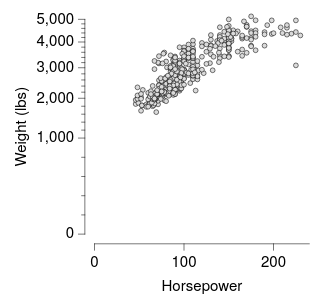

Vega-Lite specification for this chart:
### Vega-Lite specification from a JSON file in a GitHub repository (floating-point values rounded to 4 significant figures; data arrays with more than 128 entries replaced by an {"elided": "..."} marker saying what was removed)
{"background": null, "config": {"arc": {"fill": "#DBDBDB", "fillOpacity": 1.0, "innerRadius": 25.0, "padAngle": 0.03, "stroke": "black", "strokeOpacity": 1, "strokeWidth": 0.25}, "area": {"fill": "#DBDBDB", "fillOpacity": 1.0, "stroke": "black", "strokeOpacity": 1, "strokeWidth": 0.25}, "axis": {"domain": true, "domainCap": "round", "domainColor": "black", "domainWidth": 0.25, "grid": false, "gridCap": "round", "gridColor": "#F1F1F1", "gridDash": [0, 0], "gridOpacity": 1.0, "gridWidth": 0.25, "labelColor": "black", "labelFont": "HelveticaNeue", "labelFontSize": 7, "labelFontStyle": "normal", "labelFontWeight": 400, "offset": 4.5, "ticks": true, "tickCap": "round", "tickColor": "black", "tickRound": false, "tickSize": 3, "tickWidth": 0.25, "titleColor": "black", "titleFont": "HelveticaNeue", "titleFontSize": 7, "titleFontStyle": "normal", "titleFontWeight": 400}, "axisX": {"domain": true, "labelAlign": "center", "labelAngle": 0, "labels": true, "ticks": true, "translate": 0}, "axisY": {"domain": true, "labelAlign": "right", "labelAngle": 0, "labels": true, "ticks": true, "translate": 0}, "axisRight": {"domain": true, "labelAlign": "left", "labelAngle": 0, "labels": true, "ticks": true, "translate": 0}, "axisTop": {"domain": true, "labelAlign": "center", "labelAngle": 0, "labels": true, "ticks": true, "translate": 0}, "axisBand": {"tickOffset": 0}, "bar": {"fill": "#DBDBDB", "fillOpacity": 1.0, "stroke": "black", "strokeOpacity": 1, "strokeWidth": 0.25}, "boxplot": {"size": 9.0, "ticks": {"cornerRadius": 0.25, "fill": "black", "size": 4.5, "thickness": 0.25}, "box": {"fillOpacity": 1.0, "stroke": "black", "strokeOpacity": 1, "strokeWidth": 0.25}, "median": {"fill": "black", "fillOpacity": 1.0, "size": 9.0, "thickness": 0.25}, "rule": {"fill": "black", "fillOpacity": 1.0, "size": 10.0, "stroke": "black", "strokeDash": [0, 0], "strokeOpacity": 1, "strokeWidth": 0.25}, "outliers": {"color": "black", "fill": "black", "fillOpacity": 1.0, "size": 0, "stroke": "black", "strokeOpacity": 1, "strokeWidth": 0.25}}, "circle": {"fill": "black", "fillOpacity": 1.0, "size": 0.5, "stroke": null, "strokeOpacity": 1, "strokeWidth": 0.25}, "errorband": {"band": {"fillOpacity": 0.6, "stroke": null, "strokeWidth": 0.25, "strokeOpacity": 1}, "borders": {"opacity": 0, "strokeOpacity": 0.25, "strokeWidth": 1}}, "errorbar": {"opacity": 1, "rule": {"strokeDash": [0, 0], "strokeWidth": 0.5}, "ticks": {"color": "black", "cornerRadius": 0.25, "opacity": 1, "size": 6.0, "thickness": 0.5}, "thickness": 0.5}, "font": "HelveticaNeue", "geoshape": {"fill": "#DBDBDB", "fillOpacity": 1.0, "stroke": "black", "strokeOpacity": 1, "strokeWidth": 0.25}, "header": {"labelColor": "black", "labelFont": "HelveticaNeue", "labelFontSize": 7, "labelFontStyle": "normal", "labelFontWeight": 400, "titleColor": "black", "titleFont": "HelveticaNeue", "titleFontSize": 7, "titleFontStyle": "normal", "titleFontWeight": 400, "titlePadding": 0}, "legend": {"disable": false, "offset": 4.5, "gradientLength": 50.0, "gradientThickness": 5.0, "gradientOpacity": 1.0, "gradientStrokeColor": "black", "gradientStrokeWidth": 0.25, "labelColor": "black", "labelFont": "HelveticaNeue", "labelFontSize": 7, "labelFontStyle": "normal", "labelFontWeight": 400, "strokeColor": "black", "strokeWidth": 0, "symbolSize": 42, "symbolStrokeColor": "black", "symbolStrokeWidth": 0.25, "titleColor": "black", "titleFont": "HelveticaNeue", "titleFontSize": 7, "titleFontStyle": "normal", "titleFontWeight": 400}, "line": {"color": "black", "stroke": "black", "strokeCap": "round", "strokeDash": [0, 0], "strokeOpacity": 1, "strokeWidth": 0.375}, "point": {"filled": true, "fill": "#DBDBDB", "fillOpacity": 1.0, "size": 5.0, "stroke": "black", "strokeOpacity": 1, "strokeWidth": 0.25}, "range": {"category": ["#C6D9F1", "#F1C9CB", "#FEF0B9", "#CEE37A", "#7AA8E0", "#E589A3", "#FDDD5D", "#68B961", "#4177B1", "#C35082", "#E5C227", "#438156"], "diverging": {"scheme": ["#C35082", "#CE6D94", "#D989A7", "#E2A4BA", "#EABFCE", "#F1DBE2", "#F6F6F6", "#D7E0EB", "#B9CBE0", "#9BB6D5", "#7DA1C9", "#5F8CBD", "#4177B1"]}, "heatmap": {"scheme": ["#DFE9F7", "#C6D9F1", "#ADC8EC", "#94B8E6", "#7AA8E0", "#6097DA", "#4D87CA", "#4177B1", "#386898", "#2F597F", "#264A69", "#1D3A58"]}, "ordinal": {"scheme": ["#F1F1F1", "#DBDBDB", "#C6C6C6", "#B2B2B2", "#9D9D9D", "#898989", "#767676", "#636363", "#515151", "#404040", "#2F2F2F", "#1F1F1F"]}, "ramp": {"scheme": ["#DFE9F7", "#C6D9F1", "#ADC8EC", "#94B8E6", "#7AA8E0", "#6097DA", "#4D87CA", "#4177B1", "#386898", "#2F597F", "#264A69", "#1D3A58"]}}, "rule": {"color": "black", "stroke": "black", "strokeCap": "round", "strokeDash": [2, 2], "strokeOpacity": 1, "strokeWidth": 0.25}, "scale": {"bandPaddingInner": 0.1, "bandPaddingOuter": 0.1, "round": false}, "rect": {"fill": "#DBDBDB", "fillOpacity": 1.0, "stroke": "black", "strokeOpacity": 1, "strokeWidth": 0.25}, "square": {"fill": "#DBDBDB", "fillOpacity": 1.0, "size": 10.0, "stroke": "black", "strokeOpacity": 1, "strokeWidth": 0.25}, "text": {"color": "black", "font": "HelveticaNeue", "fontSize": 7, "fontStyle": "normal", "fontWeight": 400}, "title": {"anchor": "middle", "frame": "group", "color": "black", "font": "HelveticaNeue", "fontSize": 7, "fontStyle": "normal", "fontWeight": 400, "subtitleColor": "black", "subtitleFont": "HelveticaNeue", "subtitleFontSize": "HelveticaNeue", "subtitleFontStyle": "normal", "subtitleFontWeight": 400}, "view": {"continuousWidth": 100, "continuousHeight": 100, "discreteWidth": 100, "discreteHeight": 100, "fill": null, "stroke": null, "strokeWidth": 0.25}}, "layer": [{"mark": {"type": "point"}, "encoding": {"x": {"field": "Horsepower", "title": "Horsepower", "type": "quantitative"}, "y": {"axis": {"values": [0, 1000, 2000, 3000, 4000, 5000]}, "field": "Weight_in_lbs", "scale": {"exponent": 0.5, "type": "pow"}, "title": "Weight (lbs)", "type": "quantitative"}}}, {"mark": {"type": "point", "opacity": 0}, "encoding": {"y": {"axis": {"domain": false, "grid": false, "labels": false, "orient": "left", "tickSize": 1.5, "ticks": true, "values": [40.0, 160.0, 360.0, 640.0, 1173.0, 1359.0, 1559.0, 1773.0, 2184.0, 2376.0, 2576.0, 2784.0, 3189.0, 3383.0, 3583.0, 3789.0, 4191.0, 4387.0, 4587.0, 4791.0]}, "field": "Weight_in_lbs", "scale": {"domain": [0.0, 5000.0], "exponent": 0.5, "type": "pow"}, "title": null, "type": "quantitative"}}}], "data": {"name": "data-d7a230a7326baf606a19256938f2a2d2"}, "resolve": {"axis": {"y": "independent"}}, "$schema": "https://vega.github.io/schema/vega-lite/v6.4.1.json", "datasets": {"data-d7a230a7326baf606a19256938f2a2d2": {"elided": "400 records"}}}
